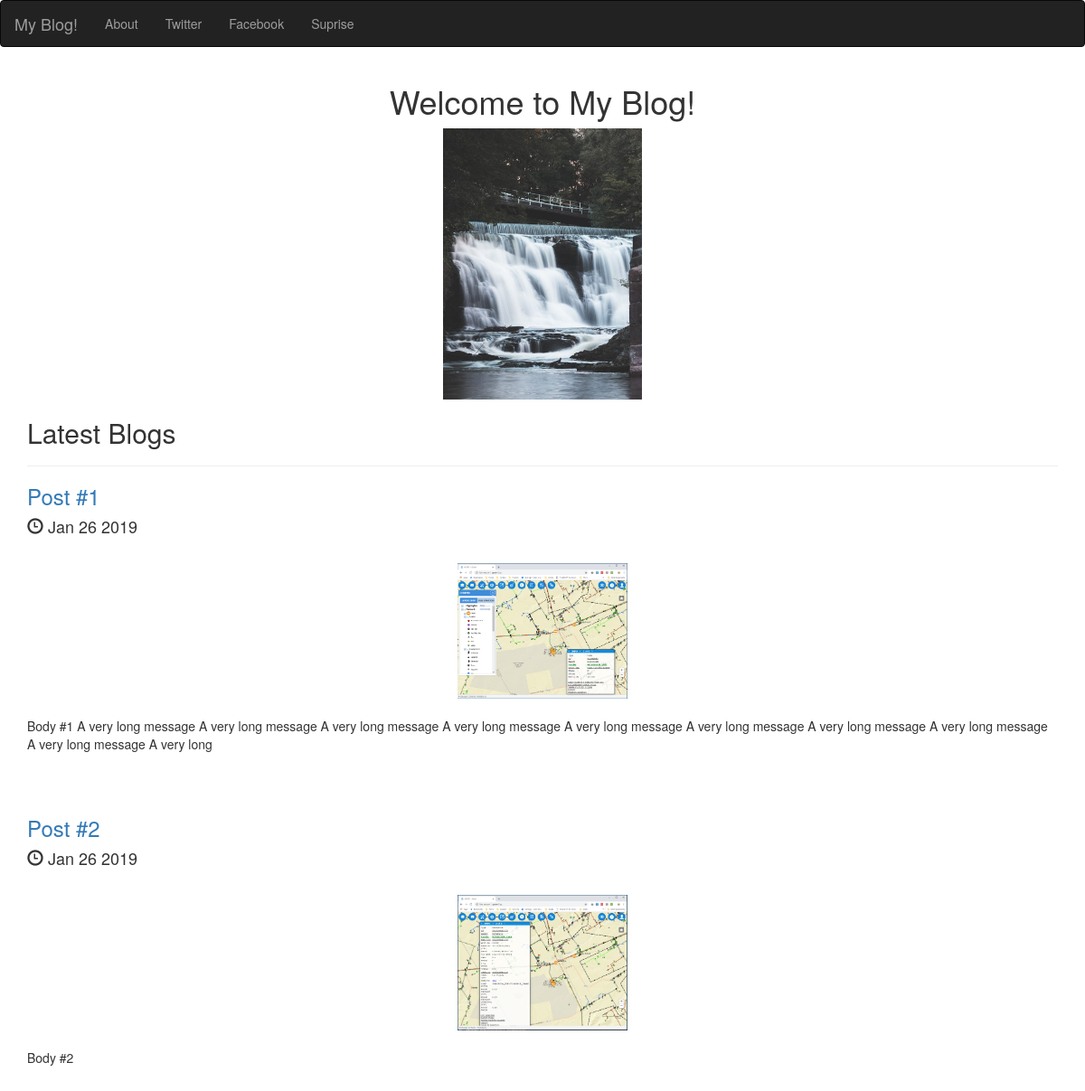
The page / on the database its author committed.
### posts/models.py (models this page shows, shortened)
class Post(models.Model):
    title = models.CharField(max_length=255)
    pubDate = models.DateTimeField()
    image = models.ImageField(upload_to='media/')
    body = models.TextField()
    def pubDateFmt(self):
        return self.pubDate.strftime('%b %d %Y')
    def summary(self):
        return self.body[:200]

### posts/views.py (the view)
# urls.py: 2. Add a URL to urlpatterns:  url(r'^$', views.home, name='home')
def home(request):
    posts = Post.objects.order_by('-pubDate')
    return render(request, 'posts/home.html', {'posts': posts})

### posts/templates/posts/home.html (shortened to what this page needs)
<!DOCTYPE html>
<html lang="en">
  <head>
    <link rel="stylesheet" href="https://maxcdn.bootstrapcdn.com/bootstrap/3.3.7/css/bootstrap.min.css">
  </head>
  <body>
    <nav class="navbar navbar-inverse">
        <div class="container-fluid">
            <div class="navbar-header">
                <a class="navbar-brand" href="#">My Blog!</a>
            </div>
            <div class="collapse navbar-collapse" id="blognav">
                <ul class="nav navbar-nav">
                    <li><a>About</a></li>
                    <li><a>Twitter</a></li>
                    <li><a>Facebook</a></li>
                    <li><a>Suprise</a></li>
                </ul>
            </div>
        </div>
    </nav>
    <div class="container">
        <h1 class="text-center">Welcome to My Blog!</h1>
        {% load static %}
        <img src="{%static 'posts/home.jpeg' %}"
             class="img-responsive center-block"
             style="max-height: 300px"/>
        <h2>Latest Blogs</h2>
        <hr />
        {% for p in posts.all %}
            <a href="{% url 'post_detail' p.id %}"><h3>{{p.title}}</h3></a>
            <h4><span class="glyphicon glyphicon-time" aria-hidden="true"></span> {{p.pubDateFmt}}</h4>
            <br />
            <img class="img-responsive center-block"
                 src="{{p.image.url}}"
                 style="max-height:150px;" />
            <br />
            <p>{{p.summary}}</p>
            <br />
            <br />
        {% endfor %}
    </div>
  </body>
</html>

### rows shown on the page
Post: title "Post #1", pubDateFmt "Jan 26 2019", image (picture), summary "Body #1 A very long message A very long message A very long message A very long message A very long message A very long message A very long message A very long message A very long message A very long"
Post: title "Post #2", pubDateFmt "Jan 26 2019", image (picture), summary "Body #2"
